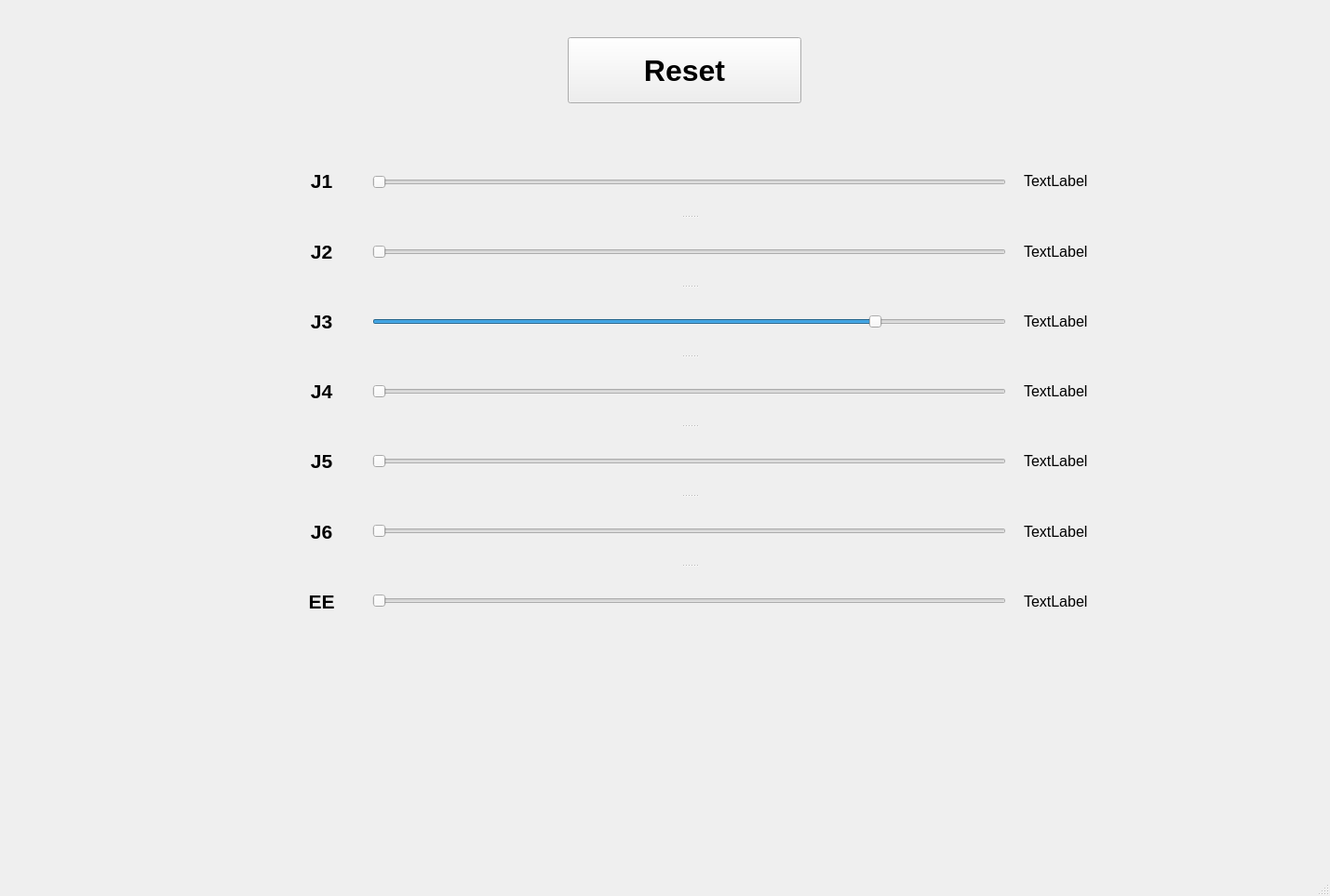
<?xml version="1.0" encoding="UTF-8"?>
<ui version="4.0">
 <class>MainWindow</class>
 <widget class="QMainWindow" name="MainWindow">
  <property name="geometry">
   <rect>
    <x>0</x>
    <y>0</y>
    <width>1429</width>
    <height>963</height>
   </rect>
  </property>
  <property name="windowTitle">
   <string>MainWindow</string>
  </property>
  <widget class="QWidget" name="centralwidget">
   <widget class="QPushButton" name="resetButton">
    <property name="geometry">
     <rect>
      <x>610</x>
      <y>40</y>
      <width>251</width>
      <height>71</height>
     </rect>
    </property>
    <property name="font">
     <font>
      <pointsize>24</pointsize>
      <weight>75</weight>
      <bold>true</bold>
     </font>
    </property>
    <property name="text">
     <string>Reset</string>
    </property>
   </widget>
   <widget class="QSplitter" name="splitter">
    <property name="geometry">
     <rect>
      <x>400</x>
      <y>160</y>
      <width>681</width>
      <height>521</height>
     </rect>
    </property>
    <property name="orientation">
     <enum>Qt::Vertical</enum>
    </property>
    <widget class="QSlider" name="J1_Slider">
     <property name="minimum">
      <number>80</number>
     </property>
     <property name="maximum">
      <number>480</number>
     </property>
     <property name="orientation">
      <enum>Qt::Horizontal</enum>
     </property>
    </widget>
    <widget class="QSlider" name="J2_Slider">
     <property name="minimum">
      <number>80</number>
     </property>
     <property name="maximum">
      <number>480</number>
     </property>
     <property name="orientation">
      <enum>Qt::Horizontal</enum>
     </property>
    </widget>
    <widget class="QSlider" name="J3_Slider">
     <property name="minimum">
      <number>80</number>
     </property>
     <property name="maximum">
      <number>480</number>
     </property>
     <property name="value">
      <number>400</number>
     </property>
     <property name="orientation">
      <enum>Qt::Horizontal</enum>
     </property>
    </widget>
    <widget class="QSlider" name="J4_Slider">
     <property name="minimum">
      <number>80</number>
     </property>
     <property name="maximum">
      <number>480</number>
     </property>
     <property name="orientation">
      <enum>Qt::Horizontal</enum>
     </property>
    </widget>
    <widget class="QSlider" name="J5_Slider">
     <property name="minimum">
      <number>80</number>
     </property>
     <property name="maximum">
      <number>480</number>
     </property>
     <property name="orientation">
      <enum>Qt::Horizontal</enum>
     </property>
    </widget>
    <widget class="QSlider" name="J6_Slider">
     <property name="minimum">
      <number>80</number>
     </property>
     <property name="maximum">
      <number>480</number>
     </property>
     <property name="orientation">
      <enum>Qt::Horizontal</enum>
     </property>
    </widget>
    <widget class="QSlider" name="EE_Slider">
     <property name="minimum">
      <number>80</number>
     </property>
     <property name="maximum">
      <number>480</number>
     </property>
     <property name="orientation">
      <enum>Qt::Horizontal</enum>
     </property>
    </widget>
   </widget>
   <widget class="QWidget" name="layoutWidget">
    <property name="geometry">
     <rect>
      <x>320</x>
      <y>160</y>
      <width>51</width>
      <height>521</height>
     </rect>
    </property>
    <layout class="QVBoxLayout" name="verticalLayout">
     <item>
      <widget class="QLabel" name="label">
       <property name="font">
        <font>
         <pointsize>16</pointsize>
         <weight>75</weight>
         <bold>true</bold>
        </font>
       </property>
       <property name="text">
        <string>J1</string>
       </property>
       <property name="alignment">
        <set>Qt::AlignCenter</set>
       </property>
      </widget>
     </item>
     <item>
      <widget class="QLabel" name="label_2">
       <property name="font">
        <font>
         <pointsize>16</pointsize>
         <weight>75</weight>
         <bold>true</bold>
        </font>
       </property>
       <property name="text">
        <string>J2</string>
       </property>
       <property name="alignment">
        <set>Qt::AlignCenter</set>
       </property>
      </widget>
     </item>
     <item>
      <widget class="QLabel" name="label_3">
       <property name="font">
        <font>
         <pointsize>16</pointsize>
         <weight>75</weight>
         <bold>true</bold>
        </font>
       </property>
       <property name="text">
        <string>J3</string>
       </property>
       <property name="alignment">
        <set>Qt::AlignCenter</set>
       </property>
      </widget>
     </item>
     <item>
      <widget class="QLabel" name="label_4">
       <property name="font">
        <font>
         <pointsize>16</pointsize>
         <weight>75</weight>
         <bold>true</bold>
        </font>
       </property>
       <property name="text">
        <string>J4</string>
       </property>
       <property name="alignment">
        <set>Qt::AlignCenter</set>
       </property>
      </widget>
     </item>
     <item>
      <widget class="QLabel" name="label_5">
       <property name="font">
        <font>
         <pointsize>16</pointsize>
         <weight>75</weight>
         <bold>true</bold>
        </font>
       </property>
       <property name="text">
        <string>J5</string>
       </property>
       <property name="alignment">
        <set>Qt::AlignCenter</set>
       </property>
      </widget>
     </item>
     <item>
      <widget class="QLabel" name="label_6">
       <property name="font">
        <font>
         <pointsize>16</pointsize>
         <weight>75</weight>
         <bold>true</bold>
        </font>
       </property>
       <property name="text">
        <string>J6</string>
       </property>
       <property name="alignment">
        <set>Qt::AlignCenter</set>
       </property>
      </widget>
     </item>
     <item>
      <widget class="QLabel" name="label_7">
       <property name="font">
        <font>
         <pointsize>16</pointsize>
         <weight>75</weight>
         <bold>true</bold>
        </font>
       </property>
       <property name="text">
        <string>EE</string>
       </property>
       <property name="alignment">
        <set>Qt::AlignCenter</set>
       </property>
      </widget>
     </item>
    </layout>
   </widget>
   <widget class="QWidget" name="">
    <property name="geometry">
     <rect>
      <x>1100</x>
      <y>160</y>
      <width>91</width>
      <height>521</height>
     </rect>
    </property>
    <layout class="QVBoxLayout" name="verticalLayout_2">
     <item>
      <widget class="QLabel" name="J1_pos">
       <property name="font">
        <font>
         <pointsize>12</pointsize>
        </font>
       </property>
       <property name="text">
        <string>TextLabel</string>
       </property>
      </widget>
     </item>
     <item>
      <widget class="QLabel" name="J2_pos">
       <property name="font">
        <font>
         <pointsize>12</pointsize>
        </font>
       </property>
       <property name="text">
        <string>TextLabel</string>
       </property>
      </widget>
     </item>
     <item>
      <widget class="QLabel" name="J3_pos">
       <property name="font">
        <font>
         <pointsize>12</pointsize>
        </font>
       </property>
       <property name="text">
        <string>TextLabel</string>
       </property>
      </widget>
     </item>
     <item>
      <widget class="QLabel" name="J4_pos">
       <property name="font">
        <font>
         <pointsize>12</pointsize>
        </font>
       </property>
       <property name="text">
        <string>TextLabel</string>
       </property>
      </widget>
     </item>
     <item>
      <widget class="QLabel" name="J5_pos">
       <property name="font">
        <font>
         <pointsize>12</pointsize>
        </font>
       </property>
       <property name="text">
        <string>TextLabel</string>
       </property>
      </widget>
     </item>
     <item>
      <widget class="QLabel" name="J6_pos">
       <property name="font">
        <font>
         <pointsize>12</pointsize>
        </font>
       </property>
       <property name="text">
        <string>TextLabel</string>
       </property>
      </widget>
     </item>
     <item>
      <widget class="QLabel" name="EE_pos">
       <property name="font">
        <font>
         <pointsize>12</pointsize>
        </font>
       </property>
       <property name="text">
        <string>TextLabel</string>
       </property>
      </widget>
     </item>
    </layout>
   </widget>
  </widget>
  <widget class="QMenuBar" name="menubar">
   <property name="geometry">
    <rect>
     <x>0</x>
     <y>0</y>
     <width>1429</width>
     <height>26</height>
    </rect>
   </property>
  </widget>
  <widget class="QStatusBar" name="statusbar"/>
 </widget>
 <resources/>
 <connections/>
</ui>
